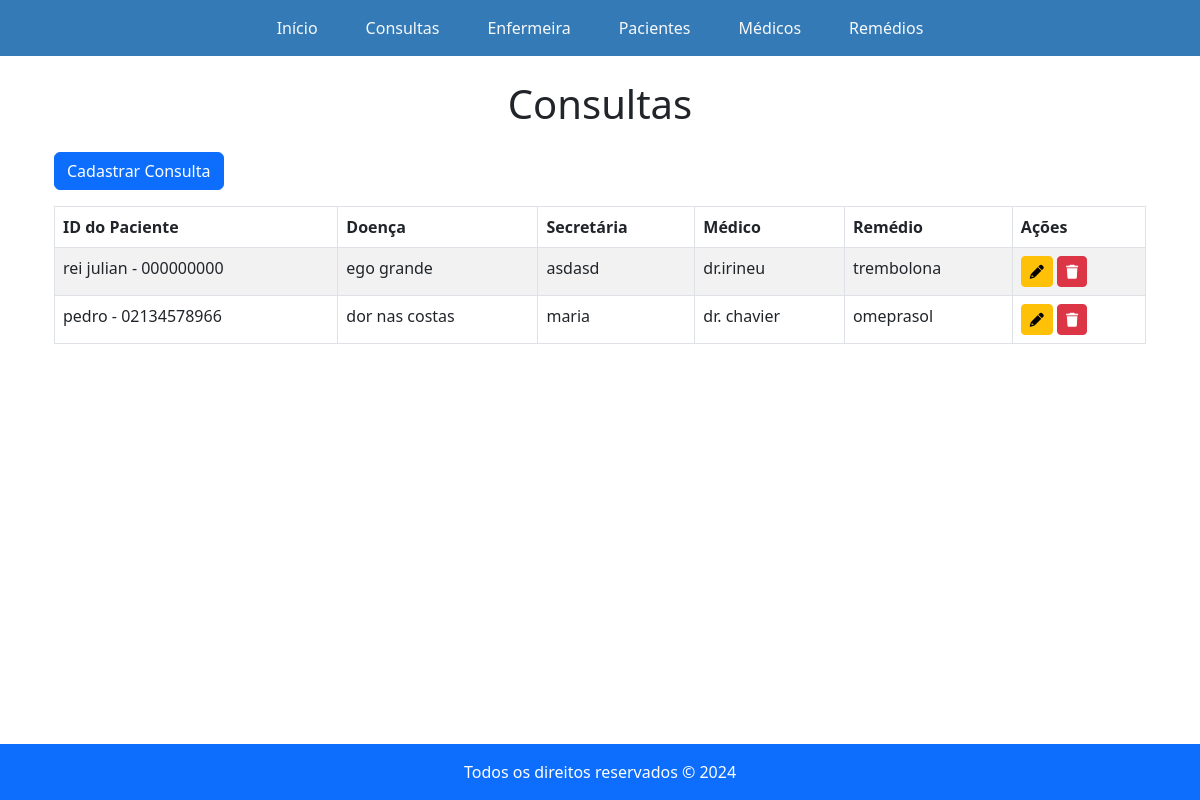
Page /consulta on the earlier database version.
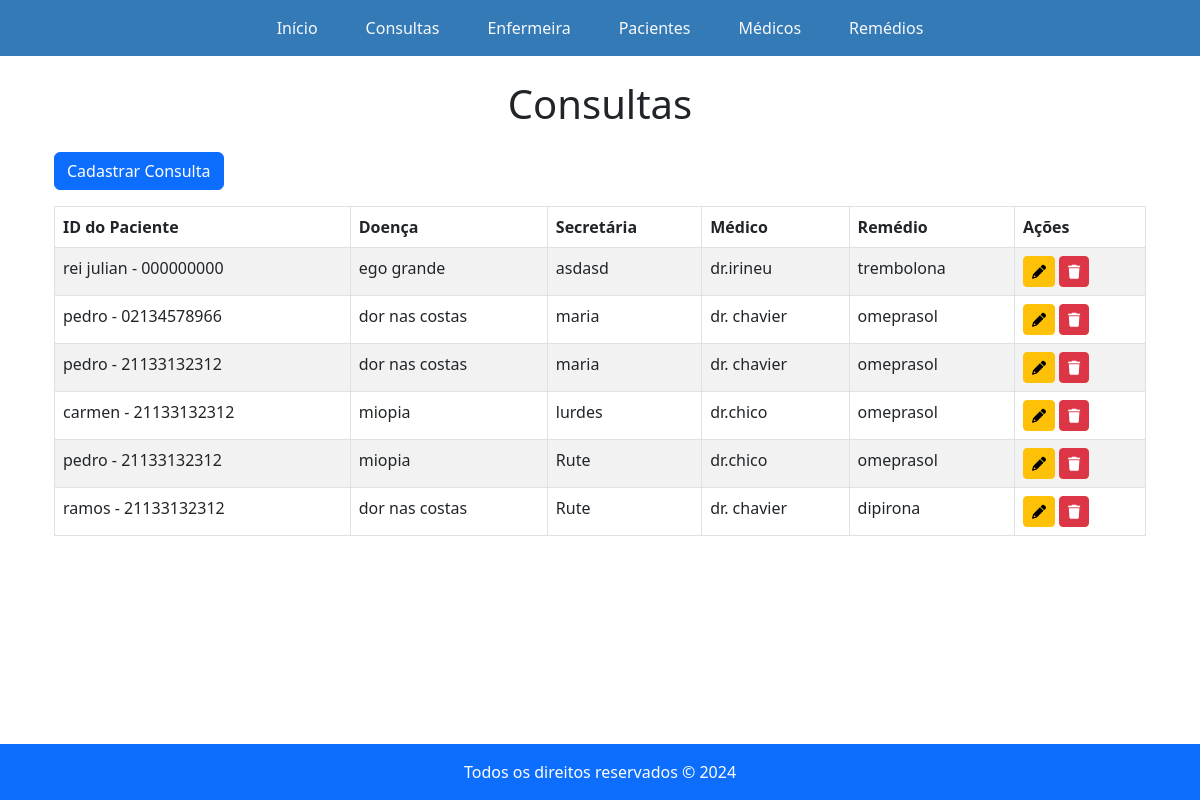
Same page on the later database version.
### app1/models.py (models this page shows, shortened)
class Consulta(models.Model):
    id_paciente = models.ForeignKey(Paciente, on_delete = models.PROTECT)
    doença = models.CharField(max_length=100, blank=False)
    id_enfermeira = models.ForeignKey(Enfermeira, on_delete = models.PROTECT)
    id_medico = models.ForeignKey(Médico, on_delete = models.PROTECT)
    id_medicação = models.ForeignKey(Remédio, on_delete = models.PROTECT)

class Paciente(models.Model):
    class Situacao(models.TextChoices):
        ESTAVEL = 'Estável', 'Estável'
        PRIORITARIO = 'Prioritário', 'Prioritário'
        EMERGENCIA = 'Emergência', 'Emergência'
    nome = models.CharField(max_length=100, blank=False)
    sintoma = models.CharField(max_length=300, blank=False)
    situacao = models.CharField(max_length=12, choices=Situacao.choices, default=Situacao.ESTAVEL, blank=False)
    cpf = models.CharField(max_length=14, blank=False)
    data_nascimento = models.DateField(blank=False)
    endereco = models.CharField(max_length=250, blank=False)
    telefone = models.CharField(max_length=10, blank=False)
    telefone_familiar = models.CharField(max_length=10, blank=False)
    class Meta:
        constraints = [
            UniqueConstraint(fields=['cpf'], name='unique_paciente_cpf')  # Um nome único por paciente.
        ]
    def __str__(self):
        return f"{self.nome} - {self.cpf}"

class Enfermeira(models.Model):
    nome = models.CharField(max_length=100, blank=False)
    cpf = models.CharField(max_length=11, blank=False)
    disponibilidade = models.BooleanField()
    endereco = models.CharField(max_length=250, blank=False)
    telefone = models.CharField(max_length=10, blank = False)
    def __str__(self):
        return self.nome

class Médico(models.Model):
    nome = models.CharField(max_length=100, blank=False)
    cpf = models.CharField(max_length=11, blank=False)
    especializacao = models.CharField(max_length=100, blank=100)
    disponibilidade = models.BooleanField()
    data_nascimento = models.DateField(blank=False)
    endereco = models.CharField(max_length=250, blank=False)
    telefone = models.CharField(max_length=10, blank = False)
    def __str__(self):
        return self.nome

class Remédio(models.Model):
    nome = models.CharField(max_length=100, blank=False)
    laboratorio = models.CharField(max_length=150, blank=False)
    bula = models.CharField(max_length=300, blank=False)
    def __str__(self):
        return self.nome

### app1/views.py (the view)
# urls.py: path('consulta', consulta,name='consulta'),
def consulta(request):
    return render(request,'Consultas.html',{'consulta':Consulta.objects.all()})

### app1/templates/Consultas.html (shortened to what this page needs)
{% extends 'base.html' %}
{% block content %}
<div class="container">
  <h1 class="text-center mb-4">Consultas</h1>
  <a href="{% url 'marcarconsulta' %}" class="btn btn-primary mb-3">Cadastrar Consulta</a>
  <table class="table table-bordered table-striped">
    <thead class="bg-primary text-white">
      <tr>
        <th>ID do Paciente</th>
        <th>Doença</th>
        <th>Secretária</th>
        <th>Médico</th>
        <th>Remédio</th>
        <th>Ações</th>
      </tr>
    </thead>
    <tbody class="bg-white">
      {% for valor in consulta %}
        <tr>
          <td>{{ valor.id_paciente }}</td>
          <td>{{ valor.doença }}</td>
          <td>{{ valor.id_enfermeira }}</td>
          <td>{{ valor.id_medico }}</td>
          <td>{{ valor.id_medicação }}</td>
          <td>
            <a href="{% url 'editarConsulta' valor.id %}" class="btn btn-warning btn-sm">
              <i class="fa fa-pencil" aria-hidden="true"></i>
            </a>
            <a href="{% url 'apagarConsulta' valor.id %}" class="btn btn-danger btn-sm">
              <i class="fa fa-trash" aria-hidden="true"></i>
            </a>
          </td>
        </tr>
        {% empty %}
        <tr>
          <td colspan="5" class="text-center">Nenhuma consulta encontrada.</td>
        </tr>
      {% endfor %}
    </tbody>
  </table>
</div>
{% endblock %}

Differences in the rows shown:
added Consulta: id_paciente "pedro - 21133132312", doença "dor nas costas", id_enfermeira "maria", id_medico "dr. chavier", id_medicação "omeprasol"
added Consulta: id_paciente "carmen - 21133132312", doença "miopia", id_enfermeira "lurdes", id_medico "dr.chico", id_medicação "omeprasol"
added Consulta: id_paciente "pedro - 21133132312", doença "miopia", id_enfermeira "Rute", id_medico "dr.chico", id_medicação "omeprasol"
added Consulta: id_paciente "ramos - 21133132312", doença "dor nas costas", id_enfermeira "Rute", id_medico "dr. chavier", id_medicação "dipirona"
